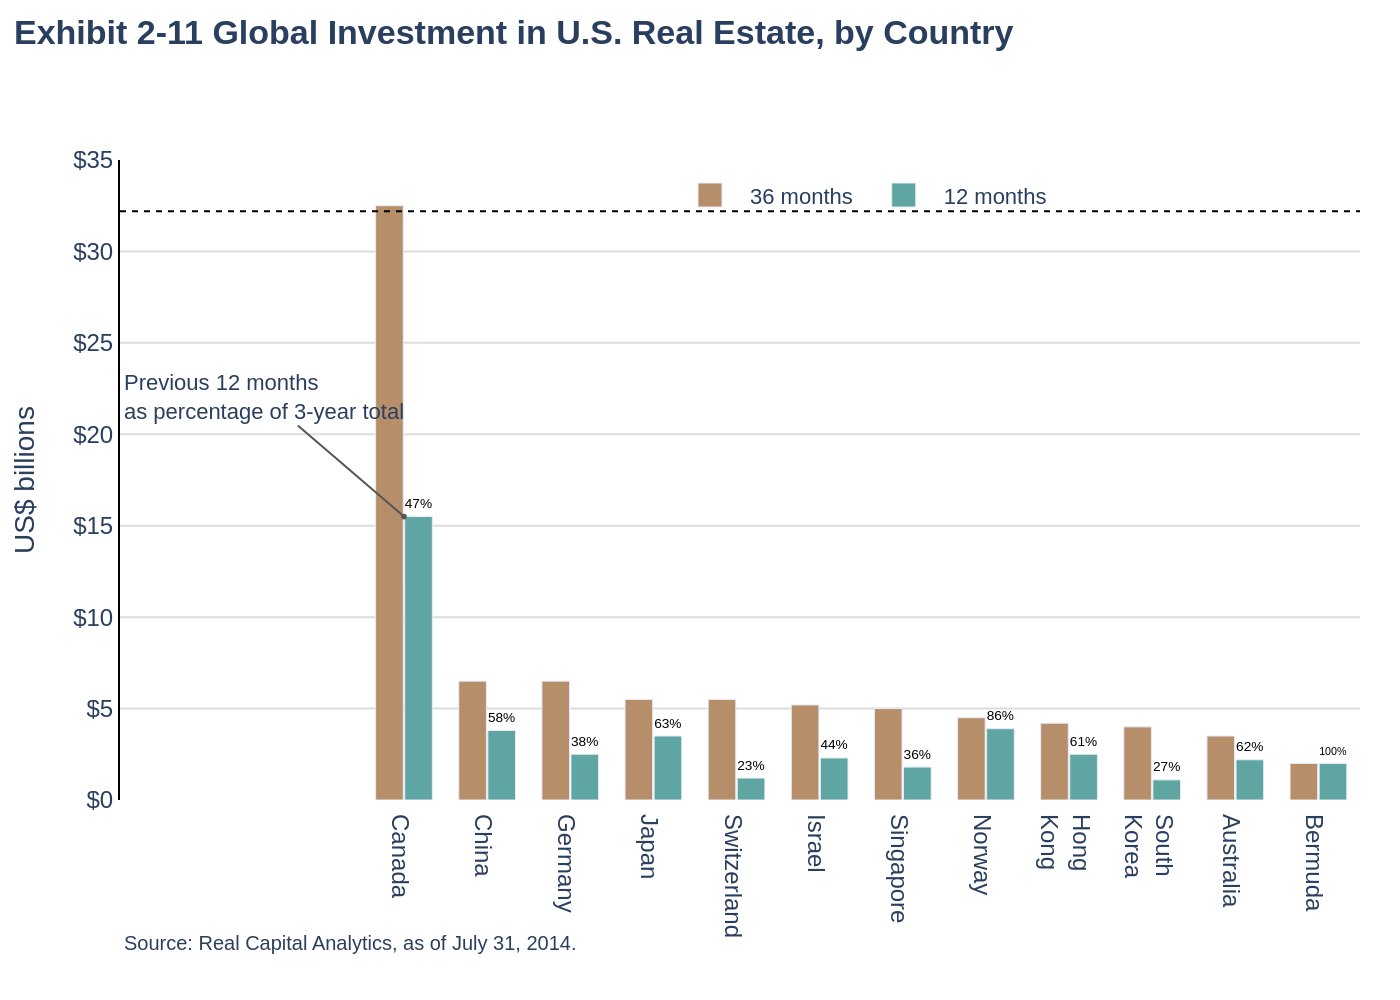

Python code for this plot:
import sys
import json
from pathlib import Path
import plotly.graph_objects as go

if len(sys.argv) != 2:
    print("Usage: python create_chart.py <path_to_json_file>")
    sys.exit(1)

json_path = Path(sys.argv[1])
if not json_path.is_file():
    print(f"Error: JSON file not found at {json_path}")
    sys.exit(1)

with open(json_path, 'r', encoding='utf-8') as f:
    chart_info = json.load(f)

texts = chart_info['texts']
colors = chart_info['colors']
chart_data = chart_info['chart_data']

categories = [item['category'] for item in chart_data]
values_series1 = [item['values'][0] for item in chart_data]
values_series2 = [item['values'][1] for item in chart_data]
annotations_on_bars = [item['annotation'] for item in chart_data]

fig = go.Figure()

# Add traces for the bar chart
fig.add_trace(go.Bar(
    name=texts['legend_series'][0],
    x=categories,
    y=values_series1,
    marker_color=colors[0]
))

fig.add_trace(go.Bar(
    name=texts['legend_series'][1],
    x=categories,
    y=values_series2,
    marker_color=colors[1],
    text=annotations_on_bars,
    textposition='outside',
    textfont=dict(color='black', size=11),
    cliponaxis=False
))

# Update layout
fig.update_layout(
    font_family="Arial",
    title=dict(
        text=f"<b>{texts['title']}</b>",
        x=0.01,
        y=0.98,
        xanchor='left',
        yanchor='top'
    ),
    yaxis=dict(
        title=texts['y_axis_title'],
        range=[0, 35],
        tickprefix='$',
        gridcolor='#dddddd',
        showline=True,
        linecolor='black',
        linewidth=1
    ),
    xaxis=dict(
        showgrid=False,
        showline=False
    ),
    legend=dict(
        orientation='h',
        yanchor='bottom',
        y=0.9,
        xanchor='center',
        x=0.6,
        bgcolor='rgba(0,0,0,0)',
        borderwidth=0,
        font=dict(size=11)
    ),
    barmode='group',
    bargap=0.3,
    bargroupgap=0.05,
    plot_bgcolor='white',
    paper_bgcolor='white',
    margin=dict(t=80, b=100, l=60, r=20)
)

# Add dotted line under the title
fig.add_shape(
    type="line",
    xref="paper", yref="paper",
    x0=0, y0=0.92, x1=1, y1=0.92,
    line=dict(color="black", width=1, dash="dot")
)

# Add source text annotation
fig.add_annotation(
    text=texts['source'],
    xref="paper", yref="paper",
    x=0, y=-0.2,
    showarrow=False,
    xanchor='left',
    yanchor='top',
    align='left',
    font=dict(size=10)
)

# Add arrow annotation
fig.add_annotation(
    x=categories[0],
    y=values_series2[0],
    text=texts['annotation_text'],
    showarrow=True,
    arrowhead=6,
    arrowsize=0.7,
    arrowwidth=1,
    arrowcolor='#555555',
    ax=-70,
    ay=-60,
    align='left',
    font=dict(size=11)
)

# Generate and save the image
output_path = json_path.with_suffix(".png")
fig.write_image(output_path, scale=2)
print(f"Chart saved to {output_path}")
